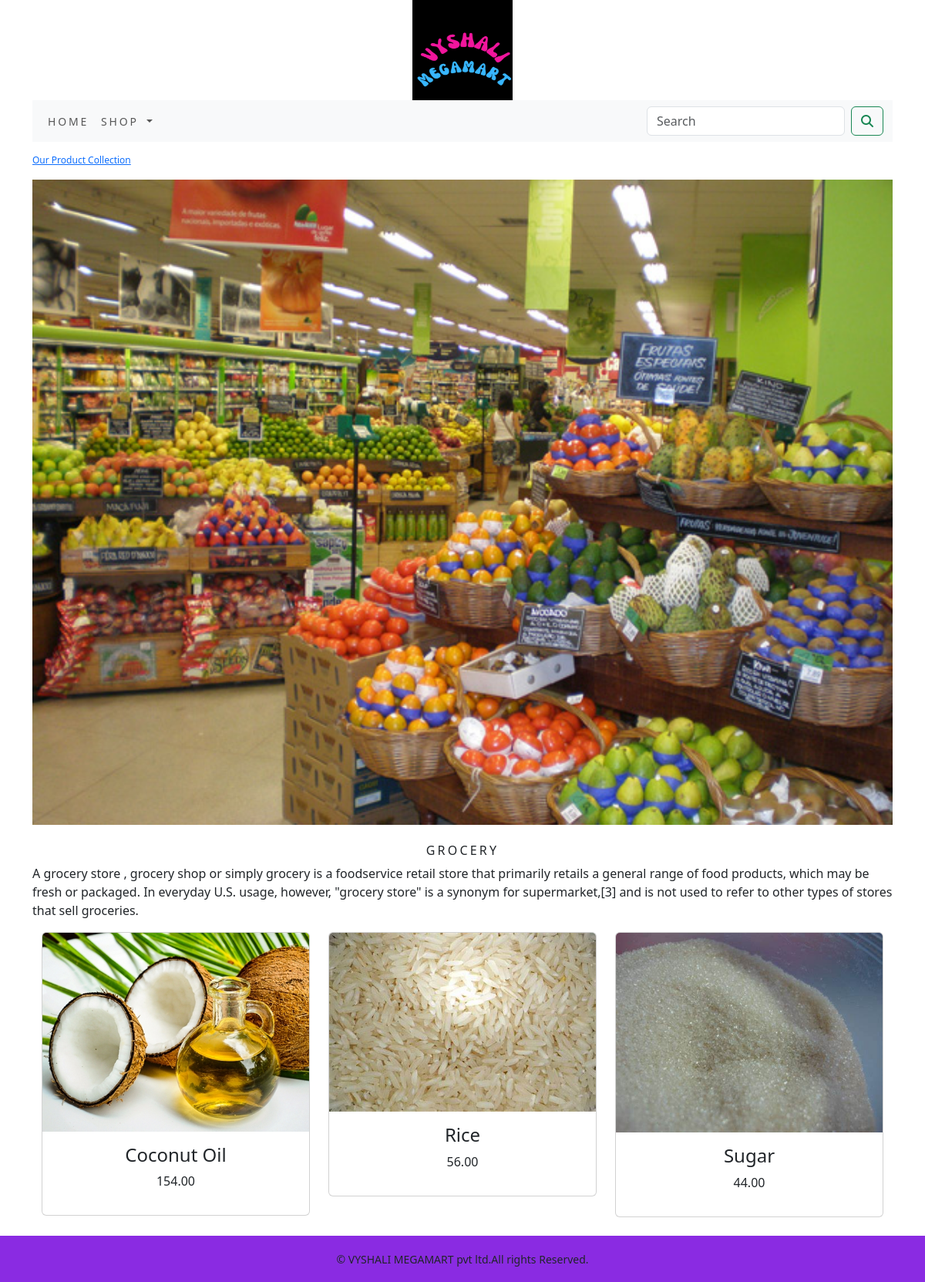
The app's page /shop_app/grocery/ with its own data.
### shop_app/models.py (models this page shows, shortened)
class Category(models.Model):
    name=models.CharField(max_length=250,unique=True)
    slug=models.SlugField(max_length=250,unique=True)
    description=models.TextField(blank=True)
    image=models.ImageField(upload_to='category',blank=True)
    class Meta:
        ordering=('name',)
        verbose_name='category'
        verbose_name_plural='categories'
    def get_url(self):
        return reverse('shop_app:products_by_category',args=[str(self.slug)])

class Product(models.Model):
    name = models.CharField(max_length=250, unique=True)
    slug = models.SlugField(max_length=250, unique=True)
    description = models.TextField(blank=True)
    price=models.DecimalField(max_digits=10,decimal_places=2)
    category=models.ForeignKey(Category,on_delete=models.CASCADE)
    image = models.ImageField(upload_to='product', blank=True)
    stock=models.IntegerField()
    available=models.BooleanField(default=True)
    created=models.DateTimeField(auto_now_add=True)
    updated=models.DateTimeField(auto_now=True)
    def get_url(self):
        return reverse('shop_app:prodCatdetail',args=[self.category.slug,self.slug])
    class Meta:
        ordering=('name',)
        verbose_name='product'
        verbose_name_plural='products'

### shop_app/views.py (the view)
# urls.py: path('',views.allProdCat,name='allProdCat'),
def allProdCat(request,c_slug=None):
    c_page=None
    products_list=None
    if c_slug!=None:
        c_page=get_object_or_404(Category,slug=c_slug)
        products_list=Product.objects.all().filter(category=c_page,available=True)
    else:
        products_list=Product.objects.all().filter(available=True)
    paginator=Paginator(products_list,6)
    try:
        page=int(request.GET.get('page','1'))
    except:
        page=1
    try:
        products=paginator.page(page)
    except (EmptyPage,InvalidPage):
        products=paginator.page(paginator.num_pages)
    return render(request,'category.html',{'category':c_page,'products':products})

### cart/context_processors.py (called while the page is built)
def counter(request):
    item_count=0
    if 'admin' in request.path:
        return {}
    else:
        try:
            cart=Cart.objects.filter(cart_id=_cart_id(request))
            cart_items=CartItem.objects.all().filter(cart=cart[:1])
            for cart_item in cart_items:
                item_count += cart_item.quantity
        except Cart.DoesNotExist:
            item_count=0
    return dict(item_count=item_count)

### cart/views.py (called while the page is built)
def _cart_id(request):
    cart=request.session.session_key
    if not cart:
        cart=request.session.create()
    return cart

### shop_app/context_processors.py (called while the page is built)
def menu_links(request):
    links=Category.objects.all()
    return dict(links=links)

### templates/category.html (shortened to what this page needs)
{% extends 'base.html' %}
{% load static %}
{% block content %}
{% if category %}
    <div>
        <div class="row my_row_class">
            <div class="mx_auto">
            <p><a href="{% url 'shop_app:allProdCat' %}">Our Product Collection</a> </p>
        </div>
            </div>
    </div>
    {% endif %}
<div class="mx_auto">
    {% if category %}
        <img class="my_image" src="{{category.image.url}}" alt="{{category.name}}">
</div>
    <br>
<div>
        <h1 class="text-center my_title">{{category.name}}</h1>
        <p class="text-justify">{{category.description}}</p>
</div>
    {% endif %}
<div class="container">
    <div class="row mx_auto">
        {% for product in products.object_list %}
        <div class="my_botttom_margin col-9 col-sm-12 col-md-4  xol-lg-4">
            <div class="card text-center" style="min-width:18rem;">
                <a href="{{product.get_url}}"><img class="card-img-top my_image" src="{{product.image.url}}" alt="{{product.name}}"></a>
                <div class="card-body">
                    <h4>{{product.name}}</h4>
                    <p>{{product.price}}</p>
                </div>
            </div>
        </div>
        {% endfor %}
    </div>
    <br>
</div>
{% endblock %}

### templates/base.html (shortened to what this page needs)
{% load static %}
<!DOCTYPE html>
<html lang="en">
<head>
    <link rel="stylesheet" href="{% static 'css/custom.css' %}">
    <link href="{% static 'css/bootstrap.min.css' %}" rel="stylesheet">
</head>
<body>
<div class="container">
{% include 'header.html' %}
{% include 'navbar.html' %}
{% block content %}
{% endblock %}
    </div>
{% include 'footer.html' %}
</body>
</html>

### templates/header.html
{% load static %}
<header>
    <center>
       <a href="{% url 'shop_app:allProdCat' %}"></a> <img src="{% static 'img/logo.png' %}" alt="logimage" width="130px" height="130px">
    </center>
</header>

### templates/navbar.html (shortened to what this page needs)
<nav class="navbar navbar-expand-lg bg-body-tertiary">
  <div class="container-fluid">
    <div class="collapse navbar-collapse" id="navbarSupportedContent">
      <ul class="navbar-nav me-auto mb-2 mb-lg-0">
        <li class="nav-item">
          <a class="nav-link" href="#">Home</a>
        </li>
        <li class="nav-item dropdown {% if 'shop_app' in request.path %} active {% endif %}">
          <a class="nav-link dropdown-toggle" href="#" role="button" data-bs-toggle="dropdown" aria-expanded="false">
            Shop
          </a>
        </li>
      </ul>
      <form class="d-flex" role="search" action="{% url 'search_app:Search_Result' %}" method="get">
        <input class="form-control me-2" type="search" placeholder="Search" name="q" aria-label="Search">
        <button class="btn btn-outline-success" type="submit"><i class="fa-solid fa-magnifying-glass"></i></button>
      </form>
    </div>
  </div>
</nav>

### templates/footer.html
<div class="footer navbar-fixed-bottom my_footer">
    <p class="text-center">&copy; VYSHALI MEGAMART pvt ltd.All rights Reserved.</p>
</div>

### static/css/custom.css (style rules this page uses)
body { font-family: 'Roboto', sans-serif; }
.nav-item { letter-spacing: .2em; font-size: 14px; text-transform: uppercase; }
.my_footer { background-color: #8A2BE2; height: 60px; }
.my_footer p { padding-top: 20px; font-size: 14px; }
.my_row_class { padding-top: 15px; }
.my_row_class .mx_auto { color: #000; font-size: 12px; }
.my_image { width: 100%; height: auto; }
.my_title { font-size: 16px; text-transform: uppercase; letter-spacing: .2em; }

### records on screen
Category: image (picture), name "GROCERY", description "A grocery store , grocery shop or simply grocery is a foodservice retail store that primarily retails a general range of food products, which may be fresh or packaged. In everyday U.S. usage, however, \"grocery store\" is a synonym for supermarket,[3] and is not used to refer to other types of stores that sell groceries."
Product: image (picture), name "Coconut Oil", price "154.00"
Product: image (picture), name "Rice", price "56.00"
Product: image (picture), name "Sugar", price "44.00"
